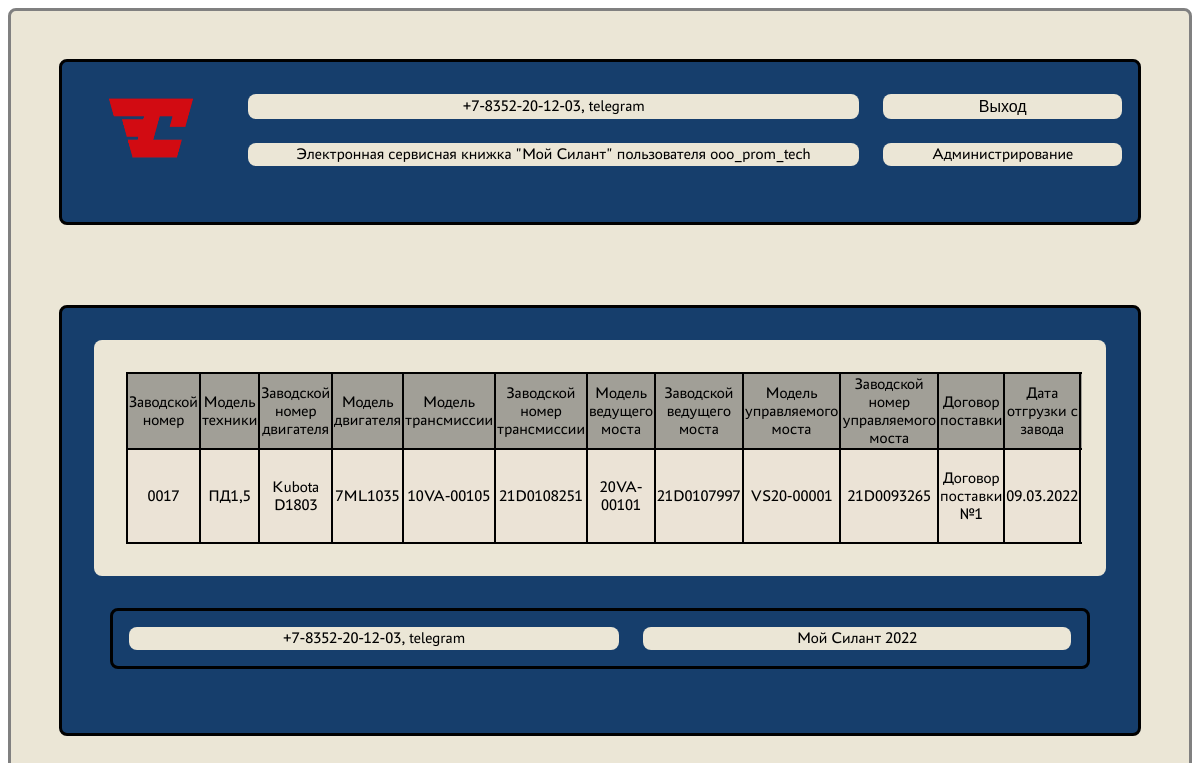
The app's page /home/1 (signed in) with its own data.
### loader_service/models.py (models this page shows)
class Profile(AbstractUser):
    client = 'CL'
    service_co = 'SR'
    manager = 'MG'
    ROLES = [
        (client, 'Клиент'),
        (service_co, 'Сервисная организация'),
        (manager, 'Менеджер'),
    ]
    role = models.CharField(max_length=2, choices=ROLES, default=client)
    bio = models.TextField(null=True)

class Machine(models.Model):
    equipment_number = models.CharField(max_length=256, unique=True)
    equipment_model = models.ForeignKey('EquipmentModel', on_delete=models.CASCADE)
    engine_model = models.ForeignKey('EngineModel', on_delete=models.CASCADE)
    engine_number = models.CharField(max_length=256)
    transmission_model = models.ForeignKey('TransmissionModel', on_delete=models.CASCADE)
    transmission_number = models.CharField(max_length=256)
    driving_axle_model = models.ForeignKey('DrivingAxleModel', on_delete=models.CASCADE)
    driving_axle_number = models.CharField(max_length=256)
    control_axle_model = models.ForeignKey('ControlAxleModel', on_delete=models.CASCADE)
    control_axle_number = models.CharField(max_length=256)
    shipment_contract = models.CharField(max_length=256)
    shipment_out_date = models.DateField()
    consignee = models.CharField(max_length=256)
    shipment_adress = models.CharField(max_length=256)
    options = models.TextField(blank=True)
    client = models.ForeignKey(Profile, on_delete=models.CASCADE)
    service_company = models.ForeignKey("ServiceCompany", on_delete=models.CASCADE)
    def __str__(self):
        return f'Модель {self.equipment_model} №{self.equipment_number}'

class EquipmentModel(models.Model):
    title = models.CharField(max_length=256)
    description = models.TextField()
    def __str__(self):
        return self.title

class EngineModel(models.Model):
    title = models.CharField(max_length=256)
    description = models.TextField()
    def __str__(self):
        return self.title

class TransmissionModel(models.Model):
    title = models.CharField(max_length=256)
    description = models.TextField()
    def __str__(self):
        return self.title

class DrivingAxleModel(models.Model):
    title = models.CharField(max_length=256)
    description = models.TextField()
    def __str__(self):
        return self.title

class ControlAxleModel(models.Model):
    title = models.CharField(max_length=256)
    description = models.TextField()
    def __str__(self):
        return self.title

### loader_service/views.py (the view)
# urls.py: path("<int:pk>", MachineDetailView.as_view(), name='machines_detail'),
class MachineDetailView(LoginRequiredMixin, DetailView):
    raise_exception = True
    model = Machine
    context_object_name = 'machine_detail'
    template_name = 'machines_detail.html'
    queryset = Machine.objects.all()

### loader_service/models.py (called while the page is built)
    def __str__(self):
        return self.title

### templates/machines_detail.html (shortened to what this page needs)
{% extends 'flatpages/default.html' %}
{% block body %}
{% if user.role == "CL" and machine_detail.client != user %}
    <div>У вас нет доступа для просмотра данной страницы</div>
{% elif user.role == "SR" and machine_detail.service_company.profile != user %}
    <div>У вас нет доступа для просмотра данной страницы</div>
{% else %}
<div>
    <div class="table">
        <table border="1">
            <tr>
                <td>Заводской номер</td>
                <td>Модель техники</td>
                <td>Заводской номер двигателя</td>
                <td>Модель двигателя</td>
                <td>Модель трансмиссии</td>
                <td>Заводской номер трансмиссии</td>
                <td>Модель ведущего моста</td>
                <td>Заводской ведущего моста</td>
                <td>Модель управляемого моста</td>
                <td>Заводской номер управляемого моста</td>
                <td>Договор поставки</td>
                <td>Дата отгрузки с завода</td>
            </tr>
            <tr>
                <td>{{ machine_detail.equipment_number }}</td>
                <td>{{ machine_detail.equipment_model }}</td>
                <td>{{ machine_detail.engine_model }}</td>
                <td>{{ machine_detail.engine_number }}</td>
                <td>{{ machine_detail.transmission_model }}</td>
                <td>{{ machine_detail.transmission_number }}</td>
                <td>{{ machine_detail.driving_axle_model }}</td>
                <td>{{ machine_detail.driving_axle_number }}</td>
                <td>{{ machine_detail.control_axle_model }}</td>
                <td>{{ machine_detail.control_axle_number }}</td>
                <td>{{ machine_detail.shipment_contract }}</td>
                <td>{{ machine_detail.shipment_out_date|date:"d.m.Y" }}</td>
            </tr>
        </table>
    </div>
{% endif %}
{% endblock body %}

### templates/flatpages/default.html (shortened to what this page needs)
<!DOCTYPE html>
<html lang="en">
<head>
    {% load static %}
    <link href="{% static 'assets/css/main.css' %}" rel="stylesheet" />
</head>
<body>
    <div class="plane">
        <header class="grid-wrapper-header">
            <div>
                <a href="/home/"><img src="{% static 'assets/icons/Logotype accent RGB 2.png' %}" alt="logo silant" width="100" height="100"></a>
            </div>
            <div class="inner-grid-header">
                <span>+7-8352-20-12-03, telegram</span>
                {% if user.is_authenticated %}
                <span>
                    <form method="post" action="{% url 'logout' %}">
                        <button class="inform" type="submit">Выход</button>
                    </form>
                </span>
                {% else %}
                <span><a href="/auth/login/">Авторизация</a></span>
                {% endif %}
                <span>Электронная сервисная книжка "Мой Силант"{% if user.is_authenticated %} пользователя {{ user.username }}{% endif %}</span>
                {% if user.is_authenticated and user.role != 'CL' %}
                    <span><a href="/administration/">Администрирование</a></span>
                {% endif %}
            </div>
        </header>
        <div class="main-panel">
            {% block body %}{% endblock body %}
        </div>
        <footer>
            <span>+7-8352-20-12-03, telegram</span>
            <span>Мой Силант 2022</span>
        </footer>
    </div>
</body>
</html>

### static/assets/css/main.css (style rules this page uses)
a { color: black; text-decoration: none; }
table { background-color: white; border: 2px solid; border-collapse: collapse; }
td { border: 2px solid; border-collapse: collapse; }
body { background-color: white; display: flex; flex-direction: column; height: 100vh; }
.plane { display: flex; flex-direction: column; flex-grow: 1; background-color: #EBE6D6; border: 3px solid grey; border-radius: 0.5em; padding: 1rem; font-family: 'PT Astra Sans'; }
header { display: flex; margin: 2em 2em 3em; padding: 1em; background-color: #163E6C; border: 3px solid black; border-radius: 0.5em; }
.grid-wrapper-header { display: grid; align-items: center; grid-template-columns: 0.5fr 3fr; grid-template-rows: 0.5fr auto; grid-gap: 2vw; }
.inner-grid-header { display: grid; grid-template-columns: repeat(2, auto); grid-template-rows: repeat(2, auto); grid-gap: 2vw; }
button { font-size: 1em; border-radius: 0.5em; background-color: #EBE6D6; cursor: pointer; }
.inform { border: none; background-color: #EBE6D6; cursor: pointer; }
span { padding: 0.15em; font-size: 1em; border-radius: 0.5em; background-color: #EBE6D6; text-align: center; }
header div { text-align: center; }
.main-panel { display: block; margin: 2em 2em 3em; padding: 1em; background-color: #163E6C; border: 3px solid black; border-radius: 0.5em; }
.main-panel div { text-align: center; justify-content: center; padding: 0.5em; margin: 1em; background-color: #EBE6D6; border-radius: 0.5em; }
.table { table-layout: auto; background-color: white; width: auto; text-align: center; border-radius: 0.5em; overflow: auto; }
.table tr:first-child { background-color: #a19f97; }
.table tr:nth-child(even) { background-color: #ebe3d6; }
footer { display: grid; margin: 2em 2em 3em; padding: 1em; background-color: #163E6C; border: 3px solid black; border-radius: 0.5em; grid-template-columns: repeat(2, auto); grid-gap: 2vw; }

### records on screen
Profile: username "ooo_prom_tech"
Machine: equipment_number "0017", equipment_model "ПД1,5", engine_model "Kubota D1803", engine_number "7ML1035", transmission_model "10VA-00105", transmission_number "21D0108251", driving_axle_model "20VA-00101", driving_axle_number "21D0107997", control_axle_model "VS20-00001", control_axle_number "21D0093265", shipment_contract "Договор поставки №1", shipment_out_date "09.03.2022"
